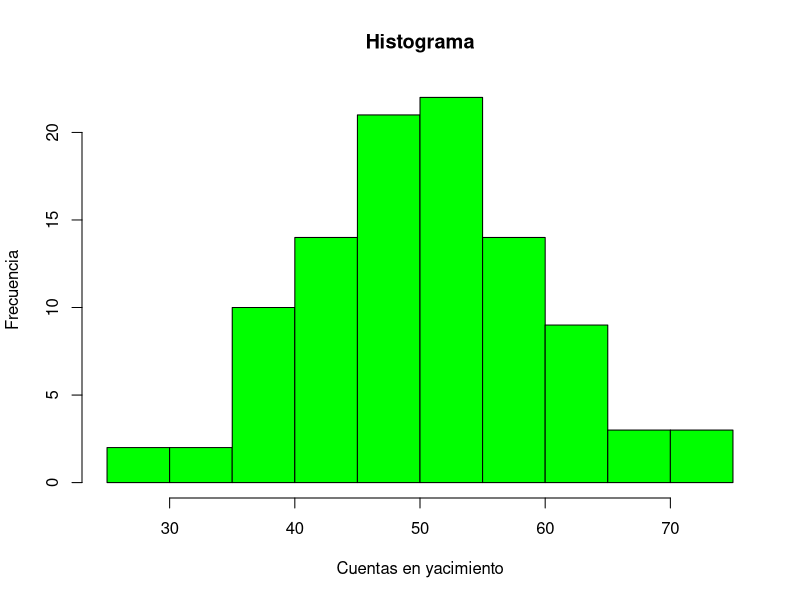
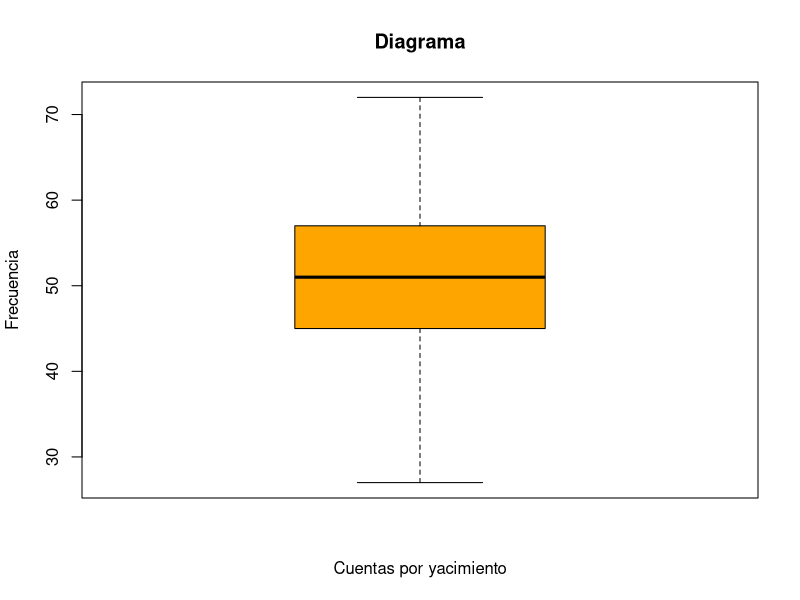
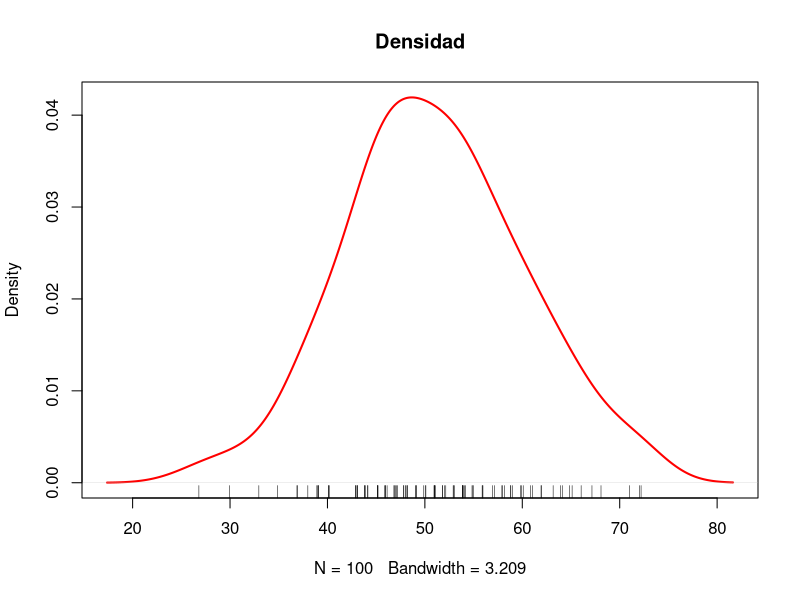
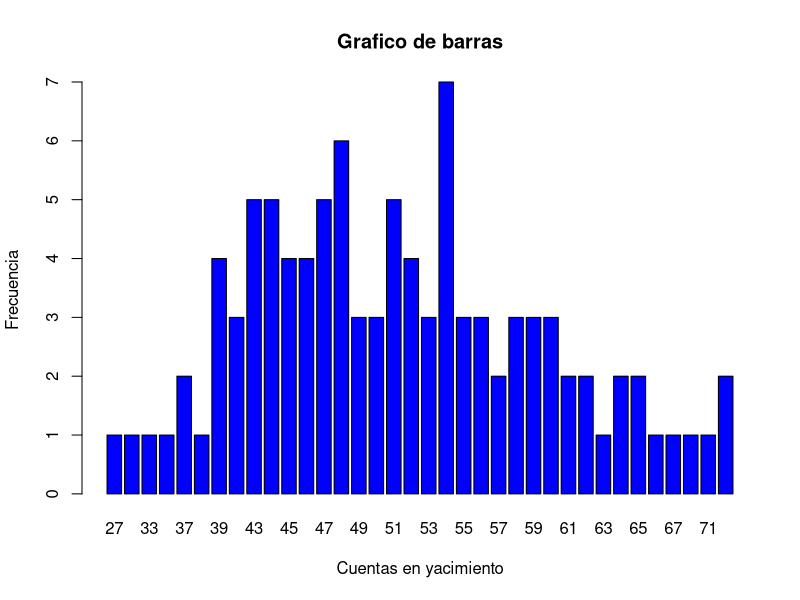

Reproduce these figures in R, in order.
getwd()
nuevo_dir <-"C:/preEstadisticapractica"
setwd (nuevo_dir)

##Para el nuevo repositorio, primero situamos las funciones colocadas encima de esta línea, creando un nuevo directorio

#1
x <-c(1,2,3,4,5)
y <- c(9.1, 2.4, 7.5, 1.3, 3.4)
print(x)
print (y)

##creo los vectores situando el nombre antes de darles un valor numérico
##los vectores son un tipo de estructura que usamos para albergar elementos, en este caso elementos numéricos que van colocados dentro de la función c

#2
x+y #suma

x-y #resta

x/y #dividir

x*y #multiplicar

x^y #elevar

#3
y^2 #elevar

#4
y*10 #multiplicar

#5
y+25 #sumar

#6
valor_y <- c(9.1, 2.4, 7.5, 1.3, 3.4)
valor_maximo <-max(valor_y)

#7
valor_y <- c(9.1, 2.4, 7.5, 1.3, 3.4)
valor_minimo <- min(valor_y)

#8
valor_absoluto_y <- c(9.1)
valor_absoluto <- abs(9.1)

#9
raiz_y <- c(9.1, 2.4, 7.5, 1.3, 3.4)
raiz_cuadrara_y <- sqrt(raiz_y)

#10
y <- c(9.1, 2.4, 7.5, 1.3, 3.4)
suma_total <- sum(y)

#11
mi_lista <- list("vector_x" = x, "vector_y" = y )
longitud_lista <- length(mi_lista)
print (mi_lista)

##Sobre el tipo de dato que emplea R, en este caso es double al ser unos valores numericos enteros y otros valores numericos con decimales, es el modo mas fiable para evitar perdida de datos en las operaciones matematicas
###El motivo de la transformacion es como se ha mencionado, por cuestion de ser mas preciso double y a la hora de representarlos es mas fiable

#12
is.na(mi_lista)

#13
z <- c(29, NA, 12, 46, 73)

#14
mean(z)
#no puede salir una media porque dentro del vector existe NA, es decir, que no tiene ningun valor asignado, asi que no puede hacer la media del resto de valores
##esto se podria solucionar cambiando el NA por otro valor numerico

z<- c(29,32,12,46,73)
mean (z)

#15
matriz <- matrix(c(24,69,3,90,23,56,1,63,87,21,77,19),
                 nrow = 4, ncol = 3,
                 byrow = TRUE)
                 
print (matriz)

#16
matriz_filas <- matrix(nrow = 4, ncol = 3,
                       data = c(24,69,3,90,23,56,1,63,87,21,77,19))
print (matriz_filas)

#17
a <- matrix(1:9, nrow = 3, ncol = 3,
            byrow = FALSE)

b <- matrix(10:18, nrow = 3, ncol = 3,
            byrow = FALSE)

print(a)
print(b)

#18
suma_matriz <- a+b
resta_matriz <- a-b

print(suma_matriz)
print(resta_matriz)

##El resultado obtenido es que en las lineas y columnas nos salen el numero nueve en negativo, el motivo de esto es porque al restar a la columna A los elementos de la columna B, sale negativo

#19
matriz_1 <- matrix(matriz, nrow = nrow(matriz), ncol = 4,
                   byrow = TRUE) 
##esto me da error y no se por que

#20
matriz_multiplicada <- matriz*2
print(matriz_multiplicada)

#21
matriz_mult <- a*b
print (matriz_mult)

#22
matriz_mult[2,3]

matriz_mult[2,]

matriz_mult[ ,3]

#Generar datos aleatorios de cuentas en un yacimiento
#1
set.seed(123) #Fijar semilla para reproducibilidad
num_cuentas <- round(rnorm(100, mean = 50, sd = 10))
print(num_cuentas)

#2
media <- mean(num_cuentas)
print(media)

#3
mediana <- median(num_cuentas)
print(mediana)

#4
moda <- as.numeric(names(sort(table(num_cuentas), decreasing = TRUE) [1]))
print(paste("La moda de las cuentas en el yacimiento es:", moda))
      
#5
rango <- max(num_cuentas) - min(num_cuentas)
print(rango)

#6
percentil_25 <- quantile(num_cuentas, 0.25)
print(percentil_25)

#7
percentil_75 <- quantile(num_cuentas, 0.75)
print(percentil_75)

#8
varianza <- var(num_cuentas)
print(varianza)

#9
desviacion_estandar <- sd(num_cuentas)
print(desviacion_estandar)

#10
hist(num_cuentas, main = "Histograma", col = "green",
     xlab = "Cuentas en yacimiento", ylab = "Frecuencia")

#11
boxplot (num_cuentas, main = "Diagrama", col = "orange",
         xlab = "Cuentas por yacimiento", ylab = "Frecuencia")
#12
dx <- density(num_cuentas)

lines(dx, lwd = 2, col = "red")

plot(dx, lwd = 2, col = "red",
     main = "Densidad")
rug(jitter(num_cuentas))

#13
barplot(table(num_cuentas), main = "Grafico de barras", col = "blue",
        xlab = "Cuentas en yacimiento", ylab = "Frecuencia")

#14
set.seed(123) 
tipo_de_artefacto <- c("litico", "arma", "oseo", "mueble", "ropa")
material <- c("madera", "metal", "hueso", "piedra", "tela")
periodo_cultura <- c("Neolitico", "Paleolitico", "Romano", "Islamico", "Moderno")
estado_de_conservacion <- c ("Excelente", "Bueno", "Decente", "Deficiente", "Deplorable")
ubicacion_del_artefacto <- c("Localizacion A", "Localizacion B", "Localizacion C", "Localizacion D", "Localizacion E")

table(tipo_de_artefacto)
table(material)
table(periodo_cultura)
table(estado_de_conservacion)
table(ubicacion_del_artefacto)

